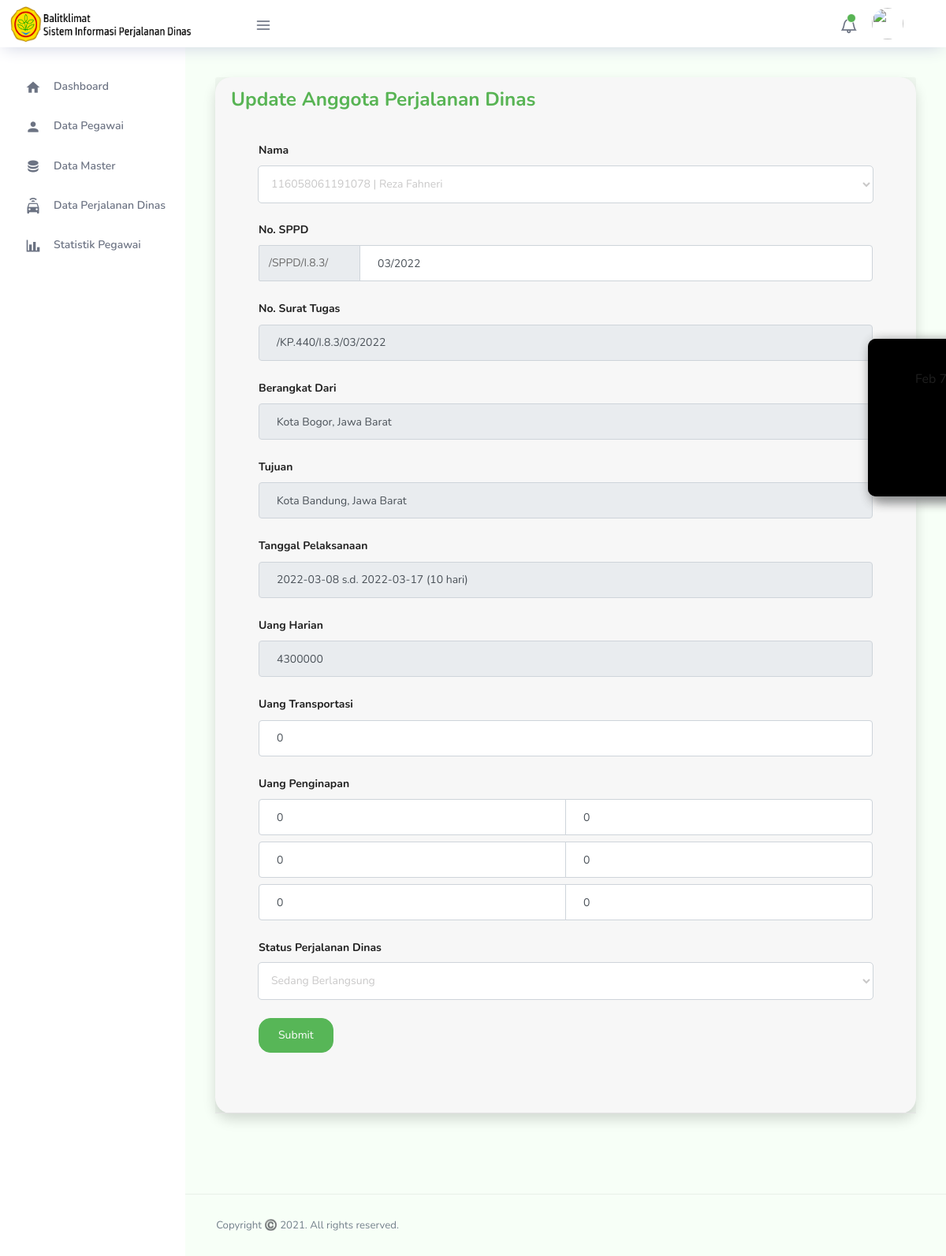
The page /anggota_perjadin/edit?id_anggota_perjadin=68 on the database its author committed.
### tables this page shows
CREATE TABLE `data_anggota_perjadin` (
  `id_anggota_perjadin` int(11) NOT NULL,
  `id_perjalanan_dinas` int(11) NOT NULL,
  `nip_anggota_perjadin` varchar(18) NOT NULL,
  `no_sppd` varchar(11) DEFAULT NULL,
  `no_sppd2` varchar(25) NOT NULL,
  `no_kas` int(11) DEFAULT NULL,
  `uang_harian` int(11) NOT NULL,
  `uang_transportasi` int(11) DEFAULT NULL,
  `hari1` int(11) DEFAULT NULL,
  `hari2` int(11) DEFAULT NULL,
  `hari3` int(11) DEFAULT NULL,
  `biaya1` int(11) DEFAULT NULL,
  `biaya2` int(11) DEFAULT NULL,
  `biaya3` int(11) DEFAULT NULL,
  `uang_penginapan` int(11) DEFAULT NULL,
  `total_pendapatan` int(11) NOT NULL,
  `status_perjalanan_dinas` varchar(25) NOT NULL
);

CREATE TABLE `data_pegawai` (
  `nip` varchar(18) NOT NULL,
  `nama_pegawai` varchar(50) NOT NULL,
  `foto` varchar(255) NOT NULL,
  `id_golongan` int(11) NOT NULL,
  `id_status_peg` int(11) NOT NULL,
  `id_pangkat` int(11) NOT NULL,
  `id_jabatan` int(11) NOT NULL,
  `id_divisi` int(11) NOT NULL,
  `nik` varchar(16) NOT NULL,
  `email` varchar(30) NOT NULL,
  `password` varchar(50) NOT NULL,
  `no_whatsapp` varchar(20) NOT NULL,
  `role` varchar(50) NOT NULL
);

CREATE TABLE `data_perjalanan_dinas` (
  `id_perjalanan_dinas` int(11) NOT NULL,
  `kode_kegiatan` varchar(10) NOT NULL,
  `dalam_rangka` varchar(100) NOT NULL,
  `nip_pumk` varchar(18) NOT NULL,
  `tanggal_pengajuan` date NOT NULL,
  `no_st` varchar(11) NOT NULL,
  `no_surat_tugas` varchar(25) NOT NULL,
  `kode_mak` varchar(15) NOT NULL,
  `jenis_pengajuan` varchar(5) NOT NULL,
  `jenis_perjalanan_dinas` varchar(15) NOT NULL,
  `id_kota_asal` int(11) NOT NULL,
  `id_kota_tujuan` int(11) NOT NULL,
  `kendaraan` varchar(20) NOT NULL,
  `tanggal_berangkat` date NOT NULL,
  `tanggal_kembali` date NOT NULL,
  `lama_perjalanan` int(11) NOT NULL,
  `nip_ppk` varchar(18) NOT NULL,
  `nip_verifikator` varchar(18) NOT NULL,
  `nip_kpa` varchar(18) NOT NULL,
  `nip_bendahara` varchar(18) NOT NULL,
  `nip_kepala_balai` varchar(18) NOT NULL,
  `nip_plt_kb` varchar(18) NOT NULL
);

CREATE TABLE `data_kota` (
  `id_kota` int(11) NOT NULL,
  `kota` varchar(100) NOT NULL,
  `id_sbuh` int(11) NOT NULL
);

CREATE TABLE `data_sbuh` (
  `id_sbuh` int(11) NOT NULL,
  `nama_provinsi` varchar(25) NOT NULL,
  `luar_kota` int(11) NOT NULL,
  `dalam_kota` int(11) NOT NULL
);

### application/controllers/Anggota_perjadin.php (called while the page is built, shortened)
<?php
class Anggota_perjadin extends CI_Controller
{
    function __construct()
    {
        $this->load->Model('Model_kegiatan');
        $this->load->Model('Model_pegawai');
        $this->load->Model('Model_jenis_keg');
        $this->load->Model('Model_perjalanan_dinas');
        $this->load->Model('Model_anggota_perjadin');
        $this->load->Model('Model_kota');
        $this->load->Model('Model_mak');
        $this->load->helper('url');
    }
    function edit()
    {
        $id_anggota_perjadin = $this->input->get('id_anggota_perjadin');
        $data['update_anggota_perjadin'] = $this->Model_anggota_perjadin->getList2($id_anggota_perjadin);
        $data['nip'] = $this->Model_pegawai->getList();
        $data['title'] = 'PERJADIN BALITKLIMAT | Edit Data Anggota Perjalanan Dinas';
        $this->load->view('templates/v_template', $data);
        $this->load->view('Anggota_Perjadin/v_edit_anggota_perjadin', $data);
        $this->load->view('templates/footer', $data);
    }
}

### index.php (called while the page is built, shortened)
<?php
require_once BASEPATH.'core/CodeIgniter.php';

### application/models/Model_anggota_perjadin.php (called while the page is built, shortened)
<?php
class Model_anggota_perjadin extends CI_model
{
	public function getList2($id_anggota_perjadin)
	{
		$this->db->select('data_anggota_perjadin.*,data_perjalanan_dinas.*,data_mak.*,data_kegiatan.*,data_kota.*,data_sbuh.*,
		tujuan.kota as kota_tujuan, sbuh_tujuan.nama_provinsi as provinsi_tujuan, sbuh_tujuan.luar_kota as luar_kota_tujuan,
		sbuh_tujuan.dalam_kota as dalam_kota_tujuan, anggota.nama_pegawai as nama_anggota_perjadin');
		$this->db->from('data_anggota_perjadin');
		$this->db->join('data_perjalanan_dinas', 'data_anggota_perjadin.id_perjalanan_dinas = data_perjalanan_dinas.id_perjalanan_dinas');
		$this->db->join('data_pegawai as anggota', 'anggota.nip = data_anggota_perjadin.nip_anggota_perjadin');
		$this->db->join('data_mak', 'data_mak.kode_mak = data_perjalanan_dinas.kode_mak');
		$this->db->join('data_kegiatan', 'data_kegiatan.kode_kegiatan = data_perjalanan_dinas.kode_kegiatan');
		$this->db->join('data_kota', 'data_kota.id_kota = data_perjalanan_dinas.id_kota_asal');
		$this->db->join('data_sbuh', 'data_sbuh.id_sbuh = data_kota.id_sbuh');
		$this->db->join('data_kota as tujuan', 'tujuan.id_kota = data_perjalanan_dinas.id_kota_tujuan');
		$this->db->join('data_sbuh as sbuh_tujuan', 'sbuh_tujuan.id_sbuh = tujuan.id_sbuh');
		return $this->db->where('data_anggota_perjadin.id_anggota_perjadin',$id_anggota_perjadin)->get()->result();
	}
}

### application/models/Model_pegawai.php (called while the page is built, shortened)
<?php
class Model_pegawai extends CI_model
{
	function getList(){
		$this->db->select('*');
		$this->db->from('data_pegawai');
		$this->db->join('data_golongan', 'data_pegawai.id_golongan= data_golongan.id_golongan');
		$this->db->join('status_kepegawaian', 'data_pegawai.id_status_peg= status_kepegawaian.id_status_peg');
		$this->db->join('data_pangkat', 'data_pegawai.id_pangkat= data_pangkat.id_pangkat');
		$this->db->join('data_jabatan', 'data_pegawai.id_jabatan=data_jabatan.id_jabatan');
		$this->db->join('data_divisi', 'data_pegawai.id_divisi=data_divisi.id_divisi');
		return $this->db->get()->result();
	}
}

### application/views/Anggota_Perjadin/v_edit_anggota_perjadin.php (the view, shortened to what this page needs)
<div class="main-panel">
    <div class="content-wrapper">
        <div class="row">
            <div class="col-md-12 grid-margin">
                <div class="card shadow mb-4">
                    <div class="card-header py-3">
                        <h3 class="m-0 font-weight-bold text-primary">Update Anggota Perjalanan Dinas</h3><br>
                        <div class="col-md-12 grid-margin">
                            <div class="card-body">
                                <?php foreach ($update_anggota_perjadin as $apd) { ?>
                                    <form method="POST" action="<?php echo base_url() ?>anggota_perjadin/update">
                                        <div class="form-group">
                                            <label><b>Nama</b></label></br>
                                            <?php $nap = $apd->nip_anggota_perjadin ?>
                                            <select title="Pilih pegawai yang akan ditambahkan kedalam perjalanan dinas" name="nip_anggota_perjadin" id="nip_anggota_perjadin" class="form-control" required>
                                                <?php foreach ($nip as $row) : ?>
                                                    <option <?php if ($nap == $row->nip) {
                                                                echo 'selected="selected"';
                                                            } ?> value="<?php echo $row->nip ?>"><?php echo $row->nip . " | " . $row->nama_pegawai; ?></option>
                                                <?php endforeach; ?>
                                            </select>
                                        </div>
                                        <div class="form-group">
                                            <label><b>No. SPPD</b></label>
                                            <div class="input-group mb-2">
                                                <div class="input-group-prepend">
                                                    <div style="width:130px;color:dimgray" class="input-group-text">/SPPD/I.8.3/</div>
                                                </div>
                                                <input type="text" name="no_sppd" <?php $no = $apd->no_sppd2;
                                                                                            $no_sppd_fix   = substr($no, 12,); ?> value="<?php echo $no_sppd_fix ?>" placeholder="mm/yyyy" class="form-control" required>
                                            </div>
                                        </div>
                                        <div class="form-group">
                                            <label><b>No. Surat Tugas</b></label>
                                            <input readonly type="text" value="<?php echo $apd->no_surat_tugas ?>" class="form-control" required>
                                        </div>
                                        <div class="form-group">
                                            <label><b>Berangkat Dari</b></label>
                                            <input readonly type="text" value="<?php echo $apd->kota . ', ' . $apd->nama_provinsi ?>" class="form-control" required>
                                        </div>
                                        <div class="form-group">
                                            <label><b>Tujuan</b></label>
                                            <input readonly type="text" value="<?php echo $apd->kota_tujuan . ', ' . $apd->provinsi_tujuan ?>" class="form-control" required>
                                        </div>
                                        <div class="form-group">
                                            <label><b>Tanggal Pelaksanaan</b></label>
                                            <input readonly type="text" value="<?php echo $apd->tanggal_berangkat . ' s.d. ' . $apd->tanggal_kembali . ' (' . $apd->lama_perjalanan . ' hari)' ?>" class="form-control" required>
                                        </div>
                                        <div class="form-group">
                                            <label><b>Uang Harian</b></label>
                                            <input readonly type="number" name="uang_harian" <?php if ($apd->kota == $apd->kota_tujuan) {
                                                                                                ?> value="<?php echo $apd->dalam_kota_tujuan * $apd->lama_perjalanan ?>" <?php
                                                                                                                                                                    } else {
                                                                                                                                                                        ?>value="<?php echo $apd->luar_kota_tujuan * $apd->lama_perjalanan ?>" <?php
                                                                                                                                                                                                                                            } ?> class="form-control" required>
                                        </div>
                                        <div class="form-group">
                                            <label><b>Uang Transportasi</b></label>
                                            <input title="Masukkan total biaya transportasi" value="<?php echo $apd->uang_transportasi ?>" type="number" pattern="[0-9]" name="uang_transportasi" class="form-control">
                                        </div>
                                        <div class="form-group">
                                            <label><b>Uang Penginapan</b></label>
                                            <div class="input-group mb-2">
                                                <input value="<?php echo $apd->hari1 ?>" type="number" min="0" placeholder="--Masukkan jumlah hari pernginapan di hotel 1--" name="hari1" class="form-control">
                                                <input value="<?php echo $apd->biaya1 ?>" type="number" pattern="[0-9]" name="biaya1" placeholder="--Masukkan biaya permalam hotel 1--" class="form-control">
                                            </div>
                                            <div class="input-group mb-2">
                                                <input value="<?php echo $apd->hari2 ?>" type="number" min="0" placeholder="--Masukkan jumlah hari pernginapan di hotel 2--" name="hari2" class="form-control">
                                                <input value="<?php echo $apd->biaya2 ?>" type="number" pattern="[0-9]" name="biaya2" placeholder="--Masukkan biaya permalam hotel 2--" class="form-control">
                                            </div>
                                            <div class="input-group mb-2">
                                                <input value="<?php echo $apd->hari3 ?>" type="number" min="0" placeholder="--Masukkan jumlah hari pernginapan di hotel 3--" name="hari3" class="form-control">
                                                <input value="<?php echo $apd->biaya3 ?>" type="number" pattern="[0-9]" name="biaya3" placeholder="--Masukkan biaya permalam hotel 3--" class="form-control">
                                            </div>
                                        </div>
                                        <div class="form-group">
                                            <label><b>Status Perjalanan Dinas</b></label></br>
                                            <?php $jp = $apd->status_perjalanan_dinas ?>
                                            <select class="form-control" name="status_perjalanan_dinas">
                                                <option <?php if ($jp == 'Sedang Berlangsung') {
                                                            echo 'selected="selected"';
                                                        } ?> value="Sedang Berlangsung">Sedang Berlangsung</option>
                                            </select>
                                        </div>
                                        <button type="submit" class="btn btn-success mr-2">Submit</a></button>&nbsp &nbsp
                                    </form>
                                <?php } ?>
                            </div>
                        </div>
                    </div>
                </div>
            </div>
        </div>
    </div>
</div>
</div>
</div>

### rows shown on the page
data_anggota_perjadin: nip_anggota_perjadin "116058061191078 | Reza Fahneri", no_sppd "03/2022", id_perjalanan_dinas.no_surat_tugas "/KP.440/I.8.3/03/2022", nama_provinsi "Kota Bogor, Jawa Barat", nama_provinsi "Kota Bandung, Jawa Barat", id_perjalanan_dinas.lama_perjalanan "2022-03-08 s.d. 2022-03-17 (10 hari)", uang_harian "4300000", uang_transportasi "0", hari1 "0", biaya1 "0", hari2 "0", biaya2 "0", hari3 "0", biaya3 "0", status_perjalanan_dinas "Sedang Berlangsung"
